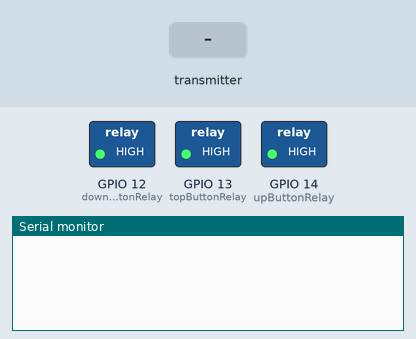
This sketch was run on a simulated ESP8266 (NodeMCU). Parts: switched loads named in the sketch (green lamp = pin HIGH), the last lines printed to the serial monitor. The test bench sets the inputs (shaded band).

Above: at 4.2 s.
4.3 s: the transmitter starts sending typecategory = 1
At 4.61 s:
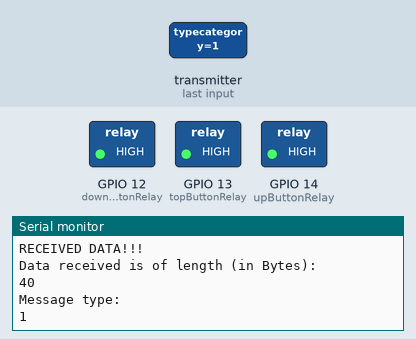
5.8 s: the transmitter starts sending typecategory = 3
At 6.11 s:
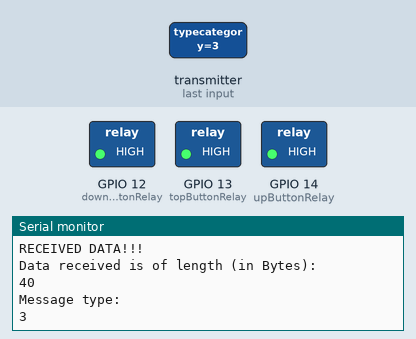
8.8 s: the transmitter starts sending msgtype = FOO
At 9.11 s:
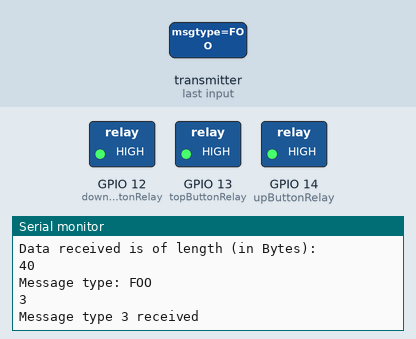
Timing chart, 0 to 11.8 s (numbered marks = the images above; inputs shaded):
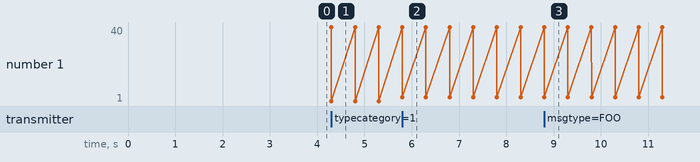

Measured:
- after the input at 4.3 s, the serial monitor: prints a new line at once (image 1)
- after the input at 5.8 s, the serial monitor: prints a new line at once (image 2)
- after the input at 8.8 s, the serial monitor: prints a new line at once (image 3)
- plotted number 1: 1 → 3 after the input at 5.8 s

The sketch:

ESP8266ClientESPNowCoffeMachine.ino
```cpp
// (licence header left out)
#include <Arduino.h>
#include <Wire.h>
#include <ESP8266WiFi.h>
#include <espnow.h>

//#include <Adafruit_GFX.h>
//#include <Adafruit_SSD1306.h>
//#include <Adafruit_TCS34725.h>

//#define SCREEN_WIDTH 128  // OLED display width, in pixels
//#define SCREEN_HEIGHT 64  // OLED display height, in pixels
#define LED 2

// Declaration for an SSD1306 display connected to I2C (SDA, SCL pins)
//Adafruit_SSD1306 display(SCREEN_WIDTH, SCREEN_HEIGHT, &Wire, -1);
//Adafruit_TCS34725 tcs = Adafruit_TCS34725(TCS34725_INTEGRATIONTIME_24MS, TCS34725_GAIN_1X);
// Pins D1 and D2 are used by the adafruit color sensor

// REPLACE WITH RECEIVER MAC Address // ESP32 address
uint8_t broadcastAddress[] = {0xAC, 0x67, 0xB2, 0x38, 0x62, 0x39};
//trying this based on https://rntlab.com/question/esp8266-to-esp32-wifi-esp-now-problem/
//uint8_t broadcastAddress[] = {0xFF, 0xFF, 0xFF, 0xFF, 0xFF, 0xFF};

const int upButtonRelay = 14; // This is D5 input GPIO14
const int downButtonRelay = 12; // This is D6 input GPIO12
const int topButtonRelay = 13; // This is D7 input GPIO13

// Structure example to send data
// Must match the receiver structure
// ESP NOW Message Format
typedef struct struct_message {
  char msgtype[32];
  int typecategory;
  bool boolval;
} struct_message;

bool msgToSendFlag = false;

struct_message myData;
struct_message sendDataPacket;

unsigned long lastTime = 0;
unsigned long timerDelay = 2000;  // send readings timer


constexpr char WIFI_SSID[] = "Kenny";


// Callback when data is sent
void OnDataSent(uint8_t *mac_addr, uint8_t sendStatus) {
  Serial.println("Inside On Data sent");
  //char macStr[18];
  //Serial.print("Packet to: ");
  //snprintf(macStr, sizeof(macStr), "%02x:%02x:%02x:%02x:%02x:%02x",
   //        mac_addr[0], mac_addr[1], mac_addr[2], mac_addr[3], mac_addr[4], mac_addr[5]);
  //Serial.print(macStr);
  Serial.print(" send status:\t");
  if (sendStatus == 0){
    Serial.println("Delivery success");
  }
  else{
    Serial.println("Delivery fail");
    Serial.println(sendStatus);
  }
}

// Callback function that will be executed when data is received
void OnDataRecv(uint8_t * mac, uint8_t *incomingData, uint8_t len) {
  int msgtypeint = 0;
  Serial.println("RECEIVED DATA!!!");
  memcpy(&myData, incomingData, sizeof(myData));
  int commandType = myData.typecategory;
  String msgtype(myData.msgtype);
  Serial.println("Data received is of length (in Bytes): ");
  Serial.println(len);
  Serial.println("Message type: " + msgtype);
  Serial.println(myData.typecategory);
  // what type of data has been received?
  // Switch statements operate on intergers only, so map the strings over to ints
  if(msgtype == "STATUS") msgtypeint = 1;
  else if (msgtype == "COMMAND") { msgtypeint = 2; Serial.println("Received a command");}
  else if (msgtype == "FOO") msgtypeint = 3;
  switch(msgtypeint) {
    case 1: // STATUS request from ESP-32
      // stuff to do when it's a status message from ESP-32
      break;
    case 3:
      // stuff to do when from ESP-32
      Serial.println("Message type 3 received");
      break;
    case 2: // Command from ESP-32
      // stuff to do when the ESP-32 primary is commanding this proc to do something
      //map command type for switch processing
      Serial.println("Got a COMMAND from ESP-32");
      switch(commandType) {
        case 1: {
          Serial.println("Got to Case 1 to pressTopButton");
          if(pressTopButton()) {
            strcpy(sendDataPacket.msgtype, "STATUS");
            sendDataPacket.typecategory = 1;
            sendDataPacket.boolval = true;
            esp_now_send(broadcastAddress, (uint8_t *) &sendDataPacket, sizeof(sendDataPacket));
          }
          break;
        }
        case 2: {
          if(openPodChamberMachineIsOn()) {
            // will happen if true is returned from openPodChamber Function
            sendDataPacket.typecategory = 2;
            strcpy(sendDataPacket.msgtype, "STATUS");
            sendDataPacket.boolval = true;
            esp_now_send(broadcastAddress, (uint8_t *) &sendDataPacket, sizeof(sendDataPacket));
          }
          else {
            Serial.println("ERROR with openPodChamber Function.. Exiting");
          }
          break;
        }
        case 3: {
          Serial.println("Command to close pod chamber");
          if(closePodChamber()) {
            // will happen if true is returned from closePodChamber Function
            sendDataPacket.typecategory = 3;
            strcpy(sendDataPacket.msgtype, "STATUS");
            sendDataPacket.boolval = true;
            // Send message via ESP-NOW
            esp_now_send(broadcastAddress, (uint8_t *) &sendDataPacket, sizeof(sendDataPacket));
          }
          break;
        }
        case 4: {
          Serial.println("Command to close pod chamber and press top button");
          if(closePodChamberAndPressTopButton()) {
            // will happen if true is returned from closePodChamber Function
            sendDataPacket.typecategory = 4;
            strcpy(sendDataPacket.msgtype, "STATUS");
            sendDataPacket.boolval = true;
            // Send message via ESP-NOW
            esp_now_send(broadcastAddress, (uint8_t *) &sendDataPacket, sizeof(sendDataPacket));
          }
          break;
        }
      }
      break;
  }

}

void setup() {
  //pinMode(LED, OUTPUT); // Initialize the LED pin as an output
  pinMode(upButtonRelay, OUTPUT);
  pinMode(downButtonRelay, OUTPUT);
  pinMode(topButtonRelay, OUTPUT);
  digitalWrite(upButtonRelay, HIGH);
  digitalWrite(downButtonRelay, HIGH);
  digitalWrite(topButtonRelay, HIGH);
  // Init Serial Monitor
  Serial.begin(115200);
  /*if(!display.begin(SSD1306_SWITCHCAPVCC, 0x3C)) {
    Serial.println(F("SSD1306 allocation failed"));
    for(;;);
  }
  delay(2000); // Pause for 2 seconds
  display.clearDisplay();
  */
  // Set device as a Wi-Fi Station
  WiFi.mode(WIFI_STA);

  // Init ESP-NOW
  if (esp_now_init() != 0) {
    Serial.println("Error initializing ESP-NOW");
    return;
  }


  // Once ESPNow is successfully Init, we will register for Send CB to
  // get the status of Trasnmitted packet
  esp_now_set_self_role(ESP_NOW_ROLE_COMBO);

  esp_now_register_send_cb(OnDataSent);
  esp_now_register_recv_cb(OnDataRecv);
   // Register peer
  esp_now_add_peer(broadcastAddress, ESP_NOW_ROLE_COMBO, 1, NULL, 0);


}

void loop() {
    digitalWrite(LED, LOW); // Turn the LED on (Note that LOW is the voltage level)
}

bool pressTopButton() {
  // Simulate pressing the top button by triggering the relay quickly
  Serial.println("Inside the pressTopButton function now");
  digitalWrite(topButtonRelay, LOW);
  delayMicroseconds(1000000);
  digitalWrite(topButtonRelay, HIGH);
  //Serial.println("About to send packet");
  // Send message via ESP-NOW
  Serial.println("Leaving the pressTopButton function");
  return true;
}

bool openPodChamberMachineIsOn() {
  // Do two up lever pushes which will raise the pod chamber no matter if the machine is
  // on or not
  // Simulate just opening pod chamber - just one up button press
  digitalWrite(upButtonRelay, LOW);
  //a bug in the 8266 compiler requires use of delayMicroseconds for any delay when a routine is run in an interrupt
  // see https://circuits4you.com/2017/12/19/esp8266-fatal-exception-wdt-reset/
  delayMicroseconds(1000000);
  digitalWrite(upButtonRelay, HIGH);
  return true;
}

bool openPodChamber() {
  // Do two up lever pushes which will raise the pod chamber no matter if the machine is
  // on or not
  // Simulate turning on & opening pod chamber
  digitalWrite(upButtonRelay, LOW);
  delayMicroseconds(1000000);
  digitalWrite(upButtonRelay, HIGH);
  //delayMicroseconds(1000000);
  //digitalWrite(upButtonRelay, LOW);
  //delayMicroseconds(1000000);
  //digitalWrite(upButtonRelay, HIGH);
  return true;
}

bool closePodChamber() {
  // Do one lever push down which will close the pod chamber
  // Simulate turning on & opening pod chamber
  digitalWrite(downButtonRelay, LOW);
  delayMicroseconds(1000000);
  digitalWrite(downButtonRelay, HIGH);
  //delayMicroseconds(1000000);
  return true;
}

bool closePodChamberAndPressTopButton() {
  // Do one lever push down which will close the pod chamber
  // Simulate turning on & opening pod chamber
  Serial.println("Inside the closePodChamberAndPressTopButton function now");
  digitalWrite(downButtonRelay, LOW);
  delayMicroseconds(500000);
  digitalWrite(downButtonRelay, HIGH);
  delayMicroseconds(500000);
  digitalWrite(topButtonRelay, LOW);
  delayMicroseconds(500000);
  digitalWrite(topButtonRelay, HIGH);
  //delayMicroseconds(2000000); // add 1 sec delay before sending response msg
  return true;
}

bool turnOffMachine() {
  // Do one lever push down which will close the pod chamber
  // Simulate turning on & opening pod chamber
  digitalWrite(downButtonRelay, LOW);
  delayMicroseconds(3500000);
  digitalWrite(downButtonRelay, HIGH);
  delayMicroseconds(3500000);
  return true;
}
```
